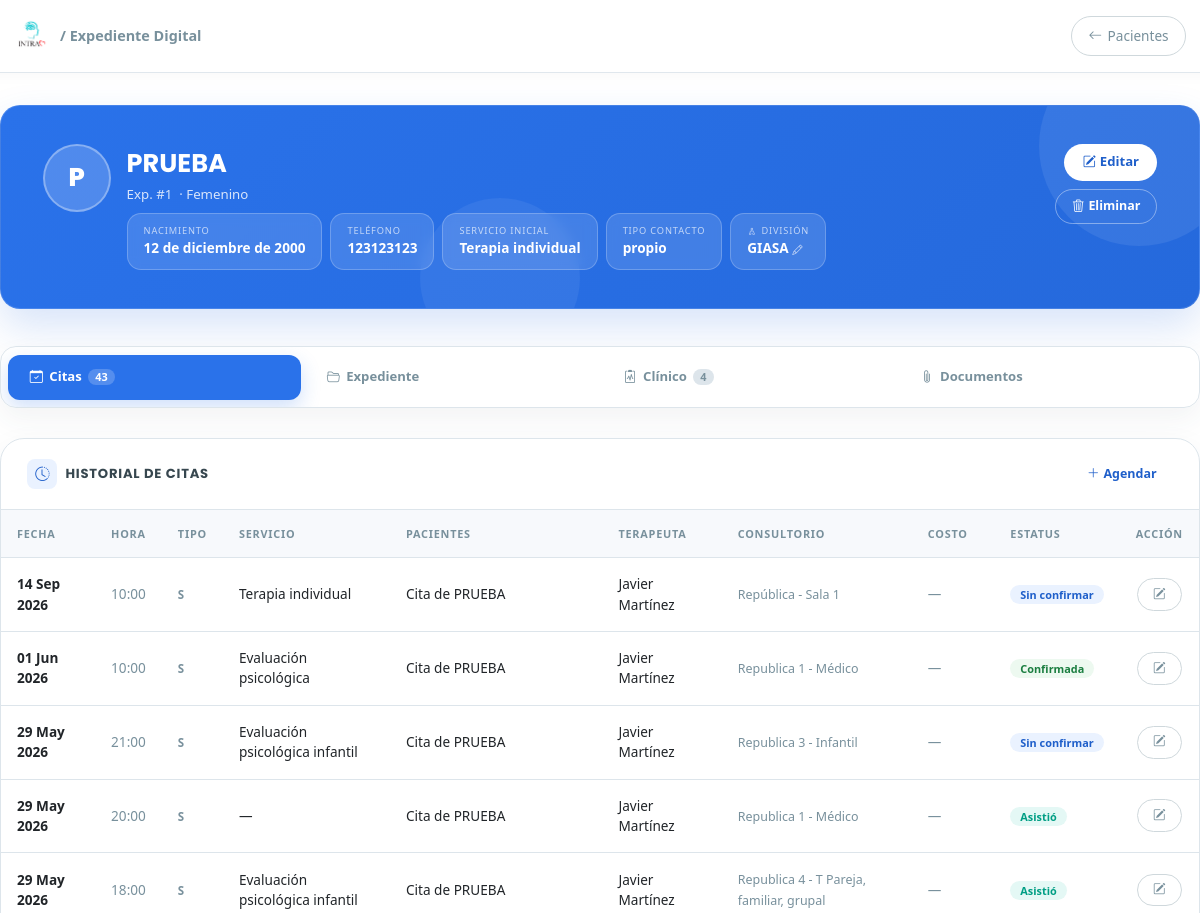
The app's page /pacientes/1/ (upper part), older data.
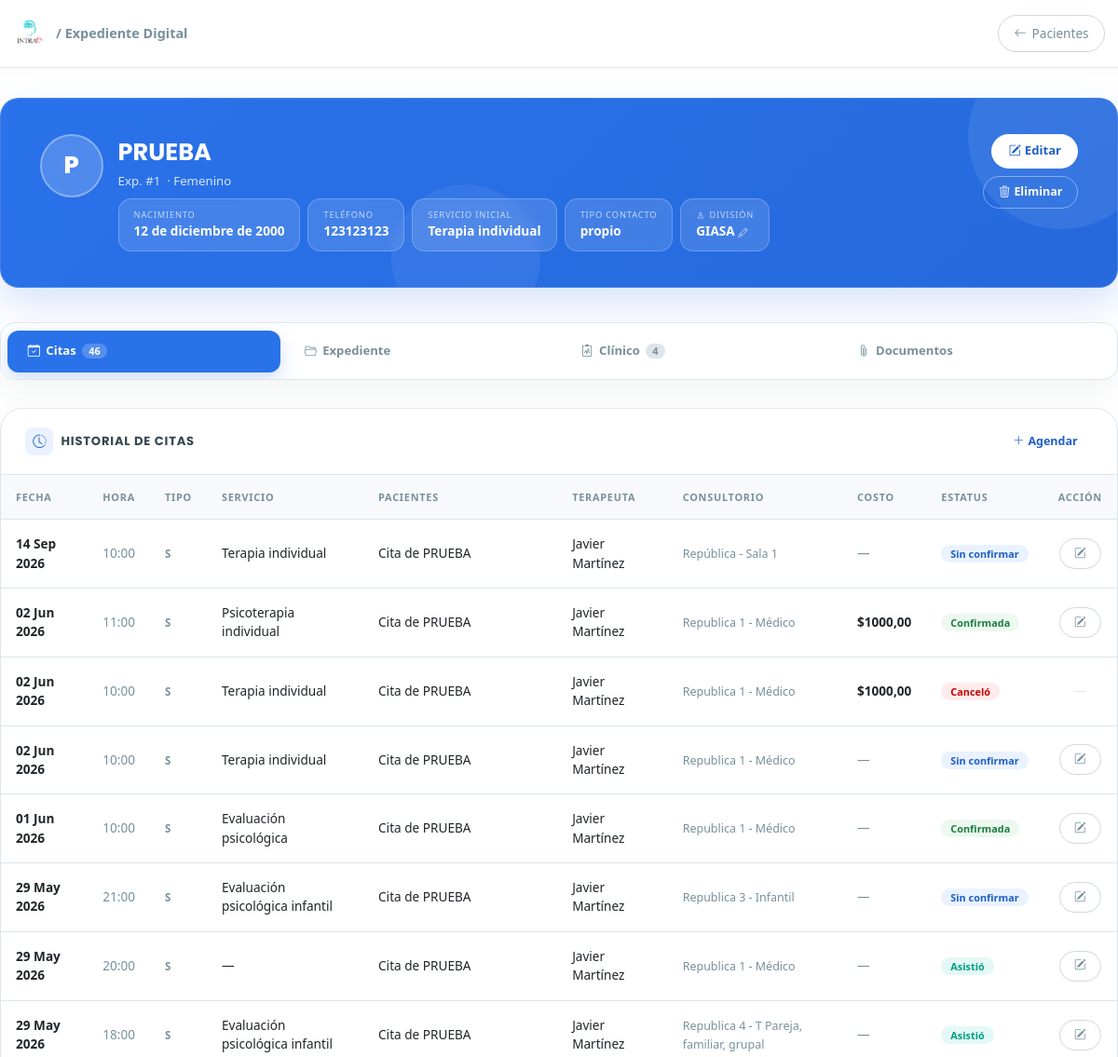
The same page, newer data.
### clinica/models.py (models this page shows, shortened)
class Cita(models.Model):
    ESTATUS_CONFIRMADA = 'confirmada'
    ESTATUS_SIN_CONFIRMAR = 'sin_confirmar'
    ESTATUS_REAGENDO = 'reagendo'
    ESTATUS_CANCELO = 'cancelo'
    ESTATUS_SI_ASISTIO = 'si_asistio'
    ESTATUS_NO_ASISTIO = 'no_asistio'
    ESTATUS_INCIDENCIA = 'incidencia'
    ESTATUS_CHOICES = [
        (ESTATUS_CONFIRMADA, 'Confirmada'),
        (ESTATUS_SIN_CONFIRMAR, 'Sin confirmar'),
        (ESTATUS_REAGENDO, 'Reagendo'),
        (ESTATUS_CANCELO, 'Cancelo'),
        (ESTATUS_SI_ASISTIO, 'Si asistio'),
        (ESTATUS_NO_ASISTIO, 'No asistio'),
        (ESTATUS_INCIDENCIA, 'Incidencia'),
    ]
    ESTATUS_ACTIVOS = (
        ESTATUS_CONFIRMADA,
        ESTATUS_SIN_CONFIRMAR,
        ESTATUS_REAGENDO,
        ESTATUS_INCIDENCIA,
    )
    TIPO_NUEVO = 'N'
    TIPO_REFERIDO = 'R'
    TIPO_SEGUIMIENTO = 'S'
    TIPO_CRISIS = 'C'
    TIPO_PACIENTE_CHOICES = [
        (TIPO_NUEVO, 'Nuevo'),
        (TIPO_REFERIDO, 'Referido'),
        (TIPO_SEGUIMIENTO, 'Seguimiento'),
        (TIPO_CRISIS, 'Crisis'),
    ]
    PAGO_CHOICES = [
        ('Terminal', 'Terminal'),
        ('Transferencia', 'Transferencia'),
        ('Efectivo', 'Efectivo'),
        ('Pase', 'Pase'),
    ]
    paciente = models.ForeignKey(Paciente, on_delete=models.CASCADE, related_name='citas')
    pacientes_adicionales = models.ManyToManyField(
        Paciente,
        blank=True,
        related_name='citas_como_adicional',
    )
    expediente_grupal = models.ForeignKey(
        'ExpedienteGrupal',
        on_delete=models.SET_NULL,
        null=True,
        blank=True,
        related_name='citas',
    )
    fecha = models.DateField()
    hora = models.TimeField()
    tipo_paciente = models.CharField(
        max_length=1,
        choices=TIPO_PACIENTE_CHOICES,
        default=TIPO_SEGUIMIENTO,
    )
    division = models.ForeignKey(Division, on_delete=models.SET_NULL, null=True)
    consultorio = models.ForeignKey(Consultorio, on_delete=models.SET_NULL, null=True)
    servicio = models.ForeignKey(Servicio, on_delete=models.SET_NULL, null=True)
    terapeuta = models.ForeignKey(Terapeuta, on_delete=models.SET_NULL, null=True)
    costo = models.DecimalField(max_digits=10, decimal_places=2, null=True, blank=True)
    metodo_pago = models.CharField(
        max_length=50,
        choices=PAGO_CHOICES,
        null=True,
        blank=True,
    )
    estatus = models.CharField(
        max_length=20,
        choices=ESTATUS_CHOICES,
        default=ESTATUS_SIN_CONFIRMAR,
    )
    folio_fiscal = models.CharField(max_length=100, blank=True, null=True)
    notas = models.TextField(blank=True, null=True)
    sin_bono = models.BooleanField(
        default=False,
        help_text="Si True, la cita se paga al terapeuta pero no suma para el cálculo de bonos adicionales.",
    )
    tiene_descuento = models.BooleanField(
        null=True, blank=True,
        help_text="Indica si el paciente tiene descuento / estudio socioeconómico activo al momento de la cita."
    )
    def pacientes_display_natural(self):
        nombres = [self.paciente.nombre] if self.paciente_id else []
        nombres.extend(list(self.pacientes_adicionales.values_list('nombre', flat=True)))
        if not nombres:
            return ""
        if len(nombres) == 1:
            return nombres[0]
        if len(nombres) == 2:
            return f"{nombres[0]} y {nombres[1]}"
        return f"{', '.join(nombres[:-1])} y {nombres[-1]}"
    def titulo_cita(self):
        pacientes = self.pacientes_display_natural()
        return f"Cita de {pacientes}" if pacientes else "Cita"
    class Meta:
        verbose_name = "Cita"
        verbose_name_plural = "Citas"
        ordering = ['-fecha', '-hora']

class Servicio(models.Model):
    nombre = models.CharField(max_length=100)
    precio = models.DecimalField(
        max_digits=10, decimal_places=2, null=True, blank=True,
        verbose_name="Precio estándar",
        help_text="Precio público del servicio. Se usa para calcular penalizaciones por inasistencia."
    )
    def __str__(self):
        return self.nombre

class Paciente(models.Model):
    TIPO_CONTACTO_CHOICES = [
        ('propio', 'Propio'),
        ('madre', 'Madre'),
        ('padre', 'Padre'),
        ('pareja', 'Pareja'),
        ('otro', 'Otro'),
    ]
    SEXO_CHOICES = [
        ('Femenino', 'Femenino'),
        ('Masculino', 'Masculino'),
    ]
    usuario = models.OneToOneField(User, on_delete=models.SET_NULL, null=True, blank=True, related_name='perfil_paciente')
    nombre = models.CharField(max_length=200, verbose_name="Nombre Completo")
    fecha_nacimiento = models.DateField(verbose_name="Fecha de Nacimiento")
    nombre_normalizado = models.CharField(max_length=200, blank=True, editable=False)
    sexo = models.CharField(
        max_length=20,
        choices=SEXO_CHOICES,
        default='Femenino',
        verbose_name="Sexo"
    )
    telefono = models.CharField(max_length=20, verbose_name="Teléfono (WhatsApp)")
    identidad_contacto = models.CharField(max_length=20, choices=TIPO_CONTACTO_CHOICES, default='propio')
    servicio_inicial = models.ForeignKey('Servicio', on_delete=models.SET_NULL, null=True, verbose_name="Servicio Inicial")
    consentimiento_firmado = models.FileField(upload_to='documentos/', blank=True, null=True)
    estudio_socioeconomico = models.FileField(upload_to='documentos/', blank=True, null=True)
    apertura_expediente = models.FileField(upload_to='documentos/', blank=True, null=True)
    resumen_clinico = models.TextField(blank=True, null=True)
    empresa = models.ForeignKey(
        'Empresa', on_delete=models.SET_NULL, null=True, blank=True,
        related_name='pacientes'
    )
    division = models.ForeignKey(
        'Division', on_delete=models.SET_NULL, null=True, blank=True,
        related_name='pacientes', verbose_name='División'
    )
    pacientes_relacionados = models.ManyToManyField('self', blank=True, symmetrical=True)
    enlace_resultados = models.URLField(blank=True, null=True)
    fecha_registro = models.DateTimeField(auto_now_add=True)
    class Meta:
        verbose_name = "Paciente"
        verbose_name_plural = "Pacientes"

class Terapeuta(models.Model):
    usuario = models.OneToOneField(User, on_delete=models.SET_NULL, null=True, blank=True, related_name='perfil_terapeuta')
    nombre = models.CharField(max_length=100)
    activo = models.BooleanField(default=True)
    def __str__(self):
        return self.nombre

class Consultorio(models.Model):
    SEDE_CHOICES = [
        ('republica',      'República'),
        ('morelos',        'Morelos'),
        ('colinas',        'Colinas'),
        ('trabajo_social', 'Trabajo Social'),
        ('zoom',           'Zoom / Online'),
        ('externo',        'Externo'),
    ]
    nombre = models.CharField(max_length=100)
    sede   = models.CharField(max_length=20, choices=SEDE_CHOICES, null=True, blank=True)
    activo = models.BooleanField(default=False)
    def __str__(self):
        return self.nombre

### clinica/views.py (the view)
# urls.py: path('pacientes/<int:paciente_id>/', clinica_views.detalle_paciente, name='detalle_paciente'),
def detalle_paciente(request, paciente_id):
    paciente = get_object_or_404(Paciente, id=paciente_id)
    can_subir_documentos = request.user.is_authenticated and request.user.is_superuser
    if request.method == 'POST':
        if not can_subir_documentos:
            messages.error(request, 'Solo un superusuario puede subir documentos al expediente.')
            return redirect('detalle_paciente', paciente_id=paciente.id)
        form_documento = DocumentoPacienteForm(request.POST, request.FILES)
        if form_documento.is_valid():
            archivo = request.FILES['archivo']
            documento = form_documento.save(commit=False)
            documento.paciente = paciente
            documento.subido_por = request.user
            documento.nombre_archivo = archivo.name
            documento.tipo_mime = archivo.content_type
            documento.contenido = archivo.read()
            documento.save()
            messages.success(request, 'Documento agregado correctamente.')
            return redirect('detalle_paciente', paciente_id=paciente.id)
        messages.error(request, 'Revisa el archivo y los datos del documento.')
    else:
        form_documento = DocumentoPacienteForm()
    historial = Cita.objects.filter(
        Q(paciente=paciente) | Q(pacientes_adicionales=paciente)
    ).distinct().order_by('-fecha', '-hora')
    terapeutas_previos = set(cita.terapeuta for cita in historial if cita.terapeuta)
    notas_historial = NotaTerapeutaPaciente.objects.filter(
        paciente=paciente
    ).select_related('terapeuta').order_by('-creado_en')
    documentos_historial = DocumentoPaciente.objects.filter(
        paciente=paciente
    ).select_related('terapeuta', 'subido_por').order_by('-creado_en')
    reportes_historial = ReporteSesion.objects.filter(
        paciente=paciente
    ).select_related('terapeuta').order_by('-fecha', '-creado_en')
    apertura = getattr(paciente, 'apertura_expediente_obj', None)
    context = {
        'paciente': paciente,
        'historial': historial,
        'terapeutas_previos': terapeutas_previos,
        'notas_historial': notas_historial,
        'documentos_historial': documentos_historial,
        'reportes_historial': reportes_historial,
        'apertura': apertura,
        'form_documento': form_documento,
        'can_subir_documentos': can_subir_documentos,
        'divisiones': Division.objects.all().order_by('nombre'),
    }
    return render(request, 'clinica/detalle_paciente.html', context)

### clinica/models.py (called while the page is built)
    @property
    def autor_display(self):
        return self.terapeuta.nombre if self.terapeuta_id else 'Sin terapeuta'

    def __str__(self):
        return self.nombre

### clinica/templates/clinica/detalle_paciente.html (shortened to what the changed rows need)
{% load static %}
<!DOCTYPE html>
<html lang="es">
<head>
  <link href="https://cdn.jsdelivr.net/npm/bootstrap@5.3.0/dist/css/bootstrap.min.css" rel="stylesheet">
  <link rel="stylesheet" href="https://cdn.jsdelivr.net/npm/bootstrap-icons@1.11.3/font/bootstrap-icons.css">
</head>
<body>
<div class="page">
  <div class="tab-nav" role="tablist">
    <button class="active" onclick="switchTab('citas',this)" role="tab">
      <i class="bi bi-calendar-check"></i>Citas
      <span class="tab-badge">{{ historial|length }}</span>
    </button>
  </div>
  <div id="tab-citas" class="tab-panel active">
    <div class="xcard">
      <div class="table-responsive">
        <table class="citas-table">
          <thead>
            <tr>
              <th>Fecha</th>
              <th>Hora</th>
              <th>Tipo</th>
              <th>Servicio</th>
              <th>Pacientes</th>
              <th>Terapeuta</th>
              <th>Consultorio</th>
              <th>Costo</th>
              <th>Estatus</th>
              <th style="text-align:center;">Acción</th>
            </tr>
          </thead>
          <tbody>
            {% for cita in historial %}
            <tr>
              <td style="font-weight:600;">{{ cita.fecha|date:"d M Y" }}</td>
              <td style="color:var(--muted);">{{ cita.hora|time:"H:i" }}</td>
              <td><span style="font-size:.72rem;font-weight:700;color:var(--muted);">{{ cita.tipo_paciente|default:"—" }}</span></td>
              <td>{{ cita.servicio|default:"—" }}</td>
              <td>{{ cita.titulo_cita }}</td>
              <td>{{ cita.terapeuta|default:"—" }}</td>
              <td><span style="font-size:.78rem;color:var(--muted);">{{ cita.consultorio|default:"—" }}</span></td>
              <td>{% if cita.costo %}<span style="font-weight:600;">${{ cita.costo }}</span>{% else %}<span style="color:var(--muted);">—</span>{% endif %}</td>
              <td>
                {% if cita.estatus == 'confirmada' %}<span class="est est-confirmada">Confirmada</span>
                {% elif cita.estatus == 'sin_confirmar' %}<span class="est est-sin">Sin confirmar</span>
                {% elif cita.estatus == 'reagendo' %}<span class="est est-reagendo">Reagendó</span>
                {% elif cita.estatus == 'cancelo' %}<span class="est est-cancelo">Canceló</span>
                {% elif cita.estatus == 'si_asistio' %}<span class="est est-asistio">Asistió</span>
                {% elif cita.estatus == 'no_asistio' %}<span class="est est-no-asistio">No asistió</span>
                {% elif cita.estatus == 'incidencia' %}<span class="est est-incidencia">Incidencia</span>
                {% else %}<span class="est" style="background:#F2F4F8;color:var(--muted);">{{ cita.get_estatus_display }}</span>{% endif %}
              </td>
              <td style="text-align:center;">
                {% if cita.estatus != 'cancelo' and cita.estatus != 'no_asistio' %}
                <a href="{% url 'editar_cita' cita.id %}?next=paciente" class="btn-ghost" title="Editar cita">
                  <i class="bi bi-pencil-square"></i>
                </a>
                {% else %}
                <span style="color:var(--border);">—</span>
                {% endif %}
              </td>
            </tr>
            {% empty %}
            <tr><td colspan="10"><div class="empty"><i class="bi bi-calendar-x"></i>Sin citas registradas</div></td></tr>
            {% endfor %}
          </tbody>
        </table>
      </div>
    </div>
  </div>
</div>
</body>
</html>

Row changes from the older to the newer data that the page shows:
added Cita: fecha "02 Jun 2026", hora "11:00", tipo_paciente "S", servicio "Psicoterapia individual", titulo_cita "Cita de PRUEBA", terapeuta "Javier Martínez", consultorio "Republica 1 - Médico", costo "1000,00", estatus "Confirmada"
added Cita: fecha "02 Jun 2026", hora "10:00", tipo_paciente "S", servicio "Terapia individual", titulo_cita "Cita de PRUEBA", terapeuta "Javier Martínez", consultorio "Republica 1 - Médico", costo "1000,00", estatus "Canceló"
added Cita: fecha "02 Jun 2026", hora "10:00", tipo_paciente "S", servicio "Terapia individual", titulo_cita "Cita de PRUEBA", terapeuta "Javier Martínez", consultorio "Republica 1 - Médico", estatus "Sin confirmar"
Text that changed along with them:
{{ historial|length }}: "43" → "46"
